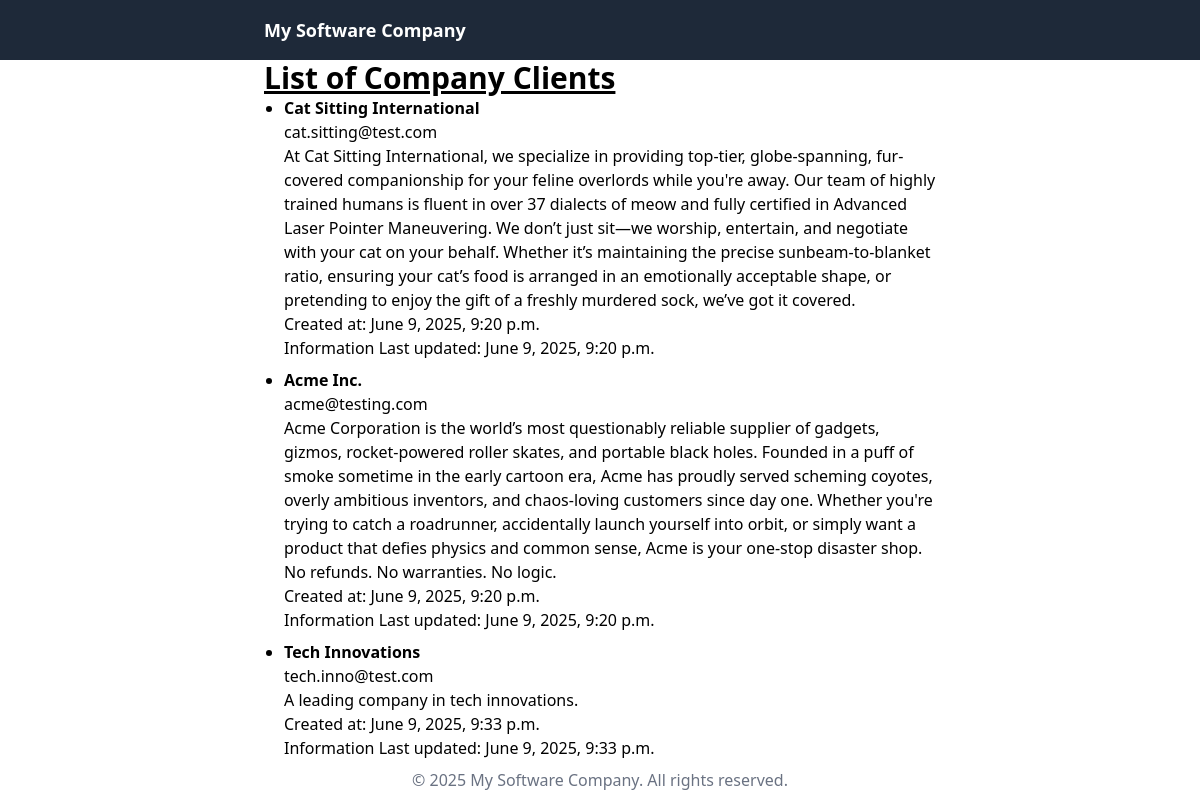
The page /clients/companies/ on the database its author committed.
### clients/models.py (models this page shows, shortened)
class Company(models.Model):
    name = models.CharField(max_length=100)
    email = models.EmailField(max_length=100, unique=True)
    description = models.TextField(blank=True, null=True, default="")
    created_at = models.DateTimeField(auto_now_add=True)  # Automatically set the field to now when the object is first created
    updated_at = models.DateTimeField(auto_now=True)

### clients/views.py (the view)
# urls.py: path('companies/', list_companies, name='companies_list'),
def list_companies(request):
    companies = Company.objects.all()
    return render(request, 'clients/companies_list.html', {'companies': companies})

### clients/templates/clients/companies_list.html
{% extends 'base.html' %}
{% block content %}
<div class="max-w-2xl mx-auto">
        <h1 class="text-3xl font-bold underline">
          List of Company Clients
        </h1>
        <section>
            <ul class="list-disc pl-5">
            {% for company in companies %}
                <li class="mb-2">
                    <strong>{{ company.name }}</strong>
                    <div>
                        {{company.email}}
                    </div>
                    <p>{{company.description}}</p>
                    <p>Created at: {{ company.created_at }}</p>
                    <p>Information Last updated: {{ company.updated_at }}</p>
                </li>
            {% endfor %}
            </ul>
        </section>
    </div>
{% endblock %}

### templates/base.html (shortened to what this page needs)
<!doctype html>
<html>
  <head>
    <script src="https://cdn.jsdelivr.net/npm/@tailwindcss/browser@4"></script>
  </head>
  <body>
    <header>
        {% block header %}
            <nav class="bg-gray-800 p-4">
                <div class="max-w-2xl mx-auto flex justify-between items-center">
                    <a href="/" class="text-white text-lg font-semibold">My Software Company</a>
                </div>
            </nav>
        {% endblock %}
    </header>
    <main>
        {% block content %}{% endblock %}
    </main>
    <footer>
        {% block footer %}
            <p class="text-center text-gray-500">
                &copy; 2025 My Software Company. All rights reserved.
            </p>
        {% endblock %}
    </footer>
  </body>
</html>

### rows shown on the page
Company: name "Cat Sitting International", email "cat.sitting@test.com", description "At Cat Sitting International, we specialize in providing top-tier, globe-spanning, fur-covered companionship for your feline overlords while you're away. Our team of highly trained humans is fluent in over 37 dialects of meow and fully certified in Advanced Laser Pointer Maneuvering. We don’t just sit—we worship, entertain, and negotiate with your cat on your behalf. Whether it’s maintaining the precise sunbeam-to-blanket ratio, ensuring your cat’s food is arranged in an emotionally acceptable shape, or pretending to enjoy the gift of a freshly murdered sock, we’ve got it covered.", created_at "June 9, 2025, 9:20 p.m.", updated_at "June 9, 2025, 9:20 p.m."
Company: name "Acme Inc.", email "acme@testing.com", description "Acme Corporation is the world’s most questionably reliable supplier of gadgets, gizmos, rocket-powered roller skates, and portable black holes. Founded in a puff of smoke sometime in the early cartoon era, Acme has proudly served scheming coyotes, overly ambitious inventors, and chaos-loving customers since day one. Whether you're trying to catch a roadrunner, accidentally launch yourself into orbit, or simply want a product that defies physics and common sense, Acme is your one-stop disaster shop. No refunds. No warranties. No logic.", created_at "June 9, 2025, 9:20 p.m.", updated_at "June 9, 2025, 9:20 p.m."
Company: name "Tech Innovations", email "tech.inno@test.com", description "A leading company in tech innovations.", created_at "June 9, 2025, 9:33 p.m.", updated_at "June 9, 2025, 9:33 p.m."
